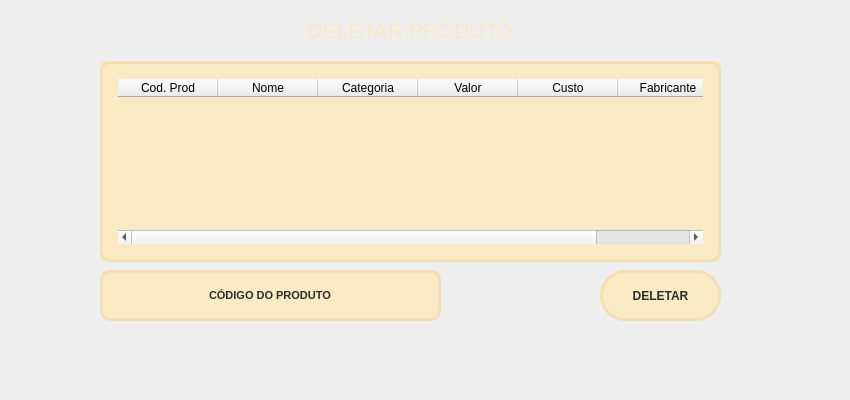
<?xml version="1.0" encoding="UTF-8"?>
<ui version="4.0">
 <class>Form</class>
 <widget class="QWidget" name="Form">
  <property name="geometry">
   <rect>
    <x>0</x>
    <y>0</y>
    <width>850</width>
    <height>400</height>
   </rect>
  </property>
  <property name="minimumSize">
   <size>
    <width>850</width>
    <height>400</height>
   </size>
  </property>
  <property name="maximumSize">
   <size>
    <width>850</width>
    <height>400</height>
   </size>
  </property>
  <property name="windowTitle">
   <string>Form</string>
  </property>
  <widget class="QLabel" name="label">
   <property name="geometry">
    <rect>
     <x>100</x>
     <y>10</y>
     <width>621</width>
     <height>41</height>
    </rect>
   </property>
   <property name="font">
    <font>
     <family>Segoe UI</family>
     <pointsize>16</pointsize>
     <weight>50</weight>
     <bold>false</bold>
    </font>
   </property>
   <property name="layoutDirection">
    <enum>Qt::LeftToRight</enum>
   </property>
   <property name="styleSheet">
    <string notr="true">color:rgb(249, 234, 195);</string>
   </property>
   <property name="text">
    <string>DELETAR PRODUTO</string>
   </property>
   <property name="alignment">
    <set>Qt::AlignCenter</set>
   </property>
  </widget>
  <widget class="QPushButton" name="pushButton">
   <property name="geometry">
    <rect>
     <x>600</x>
     <y>270</y>
     <width>121</width>
     <height>51</height>
    </rect>
   </property>
   <property name="font">
    <font>
     <family>Segoe UI</family>
     <weight>75</weight>
     <bold>true</bold>
    </font>
   </property>
   <property name="styleSheet">
    <string notr="true">QPushButton{	
	border: 3px solid rgb(245, 222, 179);
	border-radius: 25px;
	background-color:rgb(249, 234, 195);
	color: rgb(45, 45, 45);
}
QPushButton:hover{	
	border: 3px solid rgb(55, 55, 55);
}
QPushButton:pressed{	
	background-color: rgb(135, 206, 250);
	color: rgb(45, 45, 45);
}</string>
   </property>
   <property name="text">
    <string>DELETAR</string>
   </property>
  </widget>
  <widget class="QTableWidget" name="tableWidget">
   <property name="geometry">
    <rect>
     <x>100</x>
     <y>61</y>
     <width>621</width>
     <height>201</height>
    </rect>
   </property>
   <property name="font">
    <font>
     <pointsize>9</pointsize>
    </font>
   </property>
   <property name="autoFillBackground">
    <bool>true</bool>
   </property>
   <property name="styleSheet">
    <string notr="true">QTableWidget {
	border: 3px solid rgb(245, 222, 179);
	border-radius: 10px;
	padding: 15px;
	background-color:rgb(249, 234, 195);
	color: rgb(45, 45, 45);
}</string>
   </property>
   <property name="frameShape">
    <enum>QFrame::StyledPanel</enum>
   </property>
   <property name="gridStyle">
    <enum>Qt::SolidLine</enum>
   </property>
   <column>
    <property name="text">
     <string>Cod. Prod</string>
    </property>
   </column>
   <column>
    <property name="text">
     <string>Nome</string>
    </property>
   </column>
   <column>
    <property name="text">
     <string>Categoria</string>
    </property>
   </column>
   <column>
    <property name="text">
     <string>Valor</string>
    </property>
   </column>
   <column>
    <property name="text">
     <string>Custo</string>
    </property>
   </column>
   <column>
    <property name="text">
     <string>Fabricante</string>
    </property>
   </column>
  </widget>
  <widget class="QLineEdit" name="lineEdit">
   <property name="geometry">
    <rect>
     <x>100</x>
     <y>270</y>
     <width>341</width>
     <height>51</height>
    </rect>
   </property>
   <property name="font">
    <font>
     <family>Segoe UI</family>
     <pointsize>8</pointsize>
     <weight>75</weight>
     <bold>true</bold>
    </font>
   </property>
   <property name="styleSheet">
    <string notr="true">QLineEdit {
	border: 3px solid rgb(245, 222, 179);
	border-radius: 10px;
	padding: 15px;
	background-color:rgb(249, 234, 195);
	color: rgb(45, 45, 45);
}
QLineEdit:hover {
	border: 3px solid rgb(55, 55, 55);
}
QLineEdit:focus {
	border: 3px solid rgb(135, 206, 250);
	color: rgb(45, 45, 45);
}</string>
   </property>
   <property name="text">
    <string>CÓDIGO DO PRODUTO</string>
   </property>
   <property name="alignment">
    <set>Qt::AlignCenter</set>
   </property>
  </widget>
 </widget>
 <resources/>
 <connections/>
</ui>
